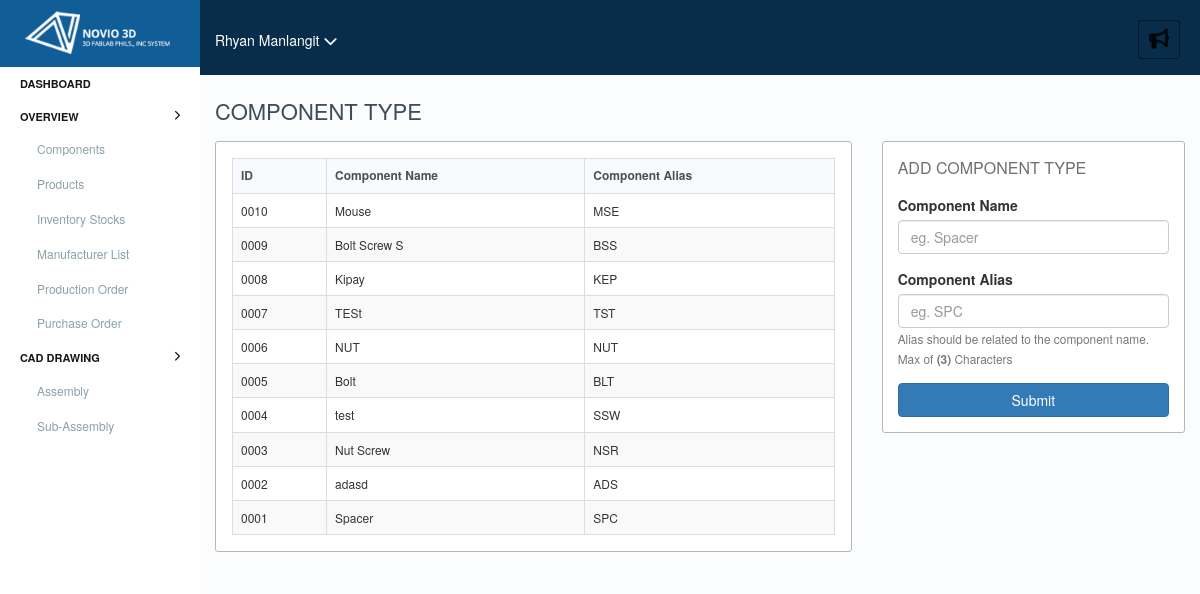
The app's page /index.php/component_controller/component_type with its own data.
### tables this page shows
CREATE TABLE `tbl_component_type` (
  `component_type_id` int(4) unsigned zerofill NOT NULL AUTO_INCREMENT,
  `component_type_name` varchar(12) DEFAULT NULL,
  `component_type_alias` char(3) DEFAULT NULL,
  PRIMARY KEY (`component_type_id`)
);

### application/core/MY_Loader.php (called while the page is built, shortened)
<?php
class MY_Loader extends CI_Loader {
	private $_sections = array();
	function section($area, $view, $data=array()){
		if(!array_key_exists($area, $this->_sections))
			$this->_sections[$area] = array();
		$content = $this->view($view, $data, true);
		$checksum = md5( $view . serialize($data) );
		$this->_sections[$area][$checksum] = $content;
		return $checksum;
	}
	function get_section($section_name)
	{
		$section_string = '';
		if(isset($this->_sections[$section_name]))
			foreach($this->_sections[$section_name] as $section)
				$section_string .= $section;
		return $section_string;
	}
}

### application/controllers/component_controller.php (called while the page is built, shortened)
<?php if ( ! defined('BASEPATH')) exit('No direct script access allowed');
class component_controller extends CI_Controller {
	function __construct()
	{
		$this->load->helper('url');
	}
	private function _init()
	{
		$this->load->js('assets/themes/default/hero_files/bootstrap-modal.js');
		$this->load->js('assets/themes/novio/js/rpm-alert.js');
	}
	public function component_type(){
		$this->load->model('Component_model');
		$data['component_type_list'] = $this->Component_model->get_allComponentType();
		$this->load->section('sidebar', 'sidebar_panel/sidebar_admin');
		$this->load->view('vw_component/component_type', $data);
	}
}

### index.php (called while the page is built, shortened)
<?php
require_once BASEPATH.'core/CodeIgniter.php';

### application/models/Component_model.php (called while the page is built, shortened)
<?php
class Component_model extends CI_Model {
	function get_allComponentType(){
		$this->db->select('*');
		$this->db->from('tbl_component_type');
		$this->db->order_by('component_type_id','desc');
		$query = $this->db->get();
        return $result = $query->result_array();
	}
}

### application/core/MY_Output.php (called while the page is built, shortened)
<?php
class MY_Output extends CI_Output {
	private $_title = "";
	private $_charset = "utf-8";
	private $_language = "en-us";
	private $_canonical = "";
	private $_meta = array("keywords"=>array(), "description"=>null);
	private $_rdf = array("keywords"=>array(), "description"=>null);
	private $_template = null;
	private $_mode = self::OUTPUT_MODE_NORMAL;
	private $_messages = array("error"=>"", "info"=>"", "debug"=>"");
	private $_output_data = array();
	function set_template($template_view){
		$template_view = str_replace(".php", "", $template_view);
		$this->_template = self::TEMPLATE_ROOT . $template_view;
	}
	function set_mode($mode){
		switch($mode){
			case self::OUTPUT_MODE_NORMAL:
			case self::OUTPUT_MODE_TEMPLATE:
				$this->_mode = $mode;
				break;
		}
		return;
	}
	function set_title($title){
		$this->_title = $title;
	}
	function _display($output=''){
		if($output=='')
			$output = $this->get_output();
		switch($this->_mode){
			case self::OUTPUT_MODE_TEMPLATE:
				$output = $this->get_template_output($output);
				break;
		}
	}
	private function get_template_output($output){
		if(function_exists("get_instance") && class_exists("CI_Controller")){
			$ci = get_instance();
			$inline = $ci->load->get_inline_scripting();
			$data = array();
			$css_files = $ci->load->get_css_files();
			$js_files = $ci->load->get_js_files();
			$data["output"] = $output;
			$data["messages"] = $this->_messages;
			$data["modules"] = $ci->load->get_sections();
			$data["title"] = $this->_title;
			$data["meta"] = $this->_meta;
			$data["language"] = $this->_language;
			$data["rdf"] = $this->_rdf;
			$data["charset"] = $this->_charset;
			$data["js"] = $js_files;
			$data["css"] = $css_files;
			$data["inline_scripting"] = $inline['unstripped'];
			$data["canonical"] = $this->_canonical;
			$data["ci"]			= &get_instance();
			$data = array_merge($data, $this->_output_data);
			$output = $ci->load->view($this->_template, $data, true);
		}
		return $output;
	}
	public function set_meta($name, $content){
		$this->_meta[$name] = $content;
		return true;
	}
}

### application/views/vw_component/component_type.php (the view, shortened to what this page needs)
<div class="col-md-12" id="componentType">
	<div class="section-title mt20">Component Type</div>
	<div class="row">
		<div class="col-md-8">
			<div class="content-box">
				<div class="panel">
					<div class="panel-boy">
						<div class="content-wrapper">
							<div class="table-listing">
								<table class="table table-striped table-bordered">
									<tr>
										<th>ID</th>
										<th>Component Name</th>
										<th>Component Alias</th>
									</tr>
									<?php
										foreach ($component_type_list as $key => $value) {
											echo '<tr>';
												echo '<td>'.$value['component_type_id'].'</td>'.
													 '<td>'.$value['component_type_name'].'</td>'.
													 '<td>'.$value['component_type_alias'].'</td>';
											echo '</tr>';
										}
									 ?>
								</table>
							</div>
						</div>
					</div>
				</div>
			</div>
		</div>
		<div class="col-md-4">
			<div class="content-box">
				<div class="content-wrapper">
				<div class="content-title">Add Component Type</div>
					<form class="form" action="<?php echo base_url('/component_controller/add_component_type'); ?>" enctype="multipart/form-data" method="post" accept-charset="utf-8">
						<div class="form-group">
							<label for="componentName">Component Name</label>
							<input type="text" class="form-control" name="cc_name" placeholder="eg. Spacer" required>
						</div>
						<div class="form-group">
							<label for="componentAlias">Component Alias</label>
							<input type="text" class="form-control" name="cc_alias" placeholder="eg. SPC" required pattern="[A-Za-z]{3}">
							<small id="alisHelp" class="form-text text-muted">Alias should be related to the component name. Max of <strong>(3)</strong> Characters</small>
						</div>
						<button class="btn btn-primary btn-block">Submit</button>
					</form>
				</div>
			</div>
		</div>
	</div>
</div>

### application/views/sidebar_panel/sidebar_admin.php
<div class="row">
	<div class="client-logo">
		<div class="img-container">
			<img src="<?php echo base_url('assets/themes/novio/img/db-company-logo.png'); ?>" alt="novio 3d logo" class="img-responsive">
		</div>
	</div>
	<nav id="side-navigation">
		<ul class="first-level">
			<li><a href="<?php echo base_url('/su_admin_controller'); ?>" class="nav-block">Dashboard</a></li>
			<li><a href="#" class="nav-block" readonly>Overview <i class="fa fa-chevron-right" aria-hidden="true"></i></a>
				<ul class="second-level">
					<li><a href="<?php echo base_url('/component_controller/'); ?>">Components  </a></li>
					<li><a href="">Products  </a></li>
					<li><a href="">Inventory Stocks  </a></li>
					<li><a href="<?php echo base_url('/manufacturer_controller'); ?>">Manufacturer List  </a></li>
					<li><a href="">Production Order  </a></li>
					<li><a href="">Purchase Order  </a></li>
				</ul>
			</li>
			<li><a href="#" class="nav-block">CAD Drawing <i class="fa fa-chevron-right" aria-hidden="true"></i></a>
				<ul class="second-level">
					<li><a href="">Assembly  </a></li>
					<li><a href="">Sub-Assembly  </a></li>
				</ul>
			</li>
		</ul>
	</nav>
</div>

### application/views/include/header.php (shortened to what this page needs)
<!DOCTYPE html>
<html lang="en">
	<head>
    <link href="<?php echo base_url(); ?>assets/themes/default/css/bootstrap.css" rel="stylesheet">
    <link href="<?php echo base_url(); ?>assets/themes/default/css/bootstrap-right-offset.css" rel="stylesheet">
    <link href="<?php echo base_url(); ?>assets/themes/novio/css/stylesheet.css" rel="stylesheet">
    <link href="<?php echo base_url(); ?>assets/themes/novio/css/custom.css" rel="stylesheet">
</head>
  <body id="<?php echo $this->router->fetch_class(); ?>">

### application/views/themes/fullwidth-sidebar.php
<?php $this->load->view('include/header.php'); ?>
<div class="container-fluid">
  <div class="row">
   	<div class="col-md-2">
   		<?php echo $this->load->get_section('sidebar'); ?>
   	</div>
   	<div class="col-md-10">
   		<div class="row">
			<?php $this->load->view('default/sub-header'); ?>
   			<?php echo $output;?>
   		</div>
   	</div>
  </div>
</div>
<?php $this->load->view('include/footer.php'); ?>

### application/views/default/sub-header.php
<div class="col-md-12" id="sub-header">
	<div id="user-panel">
		<div class="user-name">Rhyan Manlangit <i class="fa fa-chevron-down" aria-hidden="true"></i></div>
	</div>
	<div class="notification pull-right">
		<div class="sub-right-box notification-sec">
			<i class="fa fa-bullhorn" aria-hidden="true"></i>
		</div>
	</div>
</div>

### application/views/include/footer.php (shortened to what this page needs)
</body></html>

### assets/themes/novio/css/stylesheet.css (style rules this page uses)
html { height: 100%; font-family: serif; font-size: 137.5%; -webkit-font-smoothing: antialiased; }
body { min-height: 100%; background: #fafcfe; }
ul, ol { margin-top: 1.5rem; margin-bottom: 1.5rem; }
ul li, ol li { line-height: 1.5rem; }
ul ul, ol ul, ul ol, ol ol { margin-top: 0; margin-bottom: 0; }
table { margin-top: 1.5rem; border-spacing: 0px; border-collapse: collapse; }
table td, table th { padding: 0; line-height: 33px; }
.img-container .img-responsive { display: inline-block; }
.content-box { border: 1px solid #b5b7b8; margin-bottom: 15px; background: #fff; border-radius: 3px; }
.content-wrapper { overflow: hidden; margin: 0 15px 15px; padding: 15px 0 0; }
.content-title { margin: 0 0 15px; padding: 0; text-transform: uppercase; font-size: 16px; opacity: .7; }
.section-title { font-size: 22px; text-transform: uppercase; padding: 0; font-weight: 100; margin: 0; color: #414C59; margin-bottom: 15px; }
.content-box .panel { -webkit-box-shadow: 0 0px 0px rgba(0,0,0,.05); box-shadow: 0 0px 0px rgba(0,0,0,.05); margin: 0; }
.table-listing table { margin: 0; }
.table-listing table.table { font-size: 12px; font-weight: 400; }
.table-listing table.table tr th { color: #4b5056; background-color: #f9fafe; }
.table-listing table.table tr th, .table-listing table.table tr td { vertical-align: middle; }
.mt20 { margin-top: 20px; }

### assets/themes/novio/css/custom.css (style rules this page uses)
#side-navigation { background: #fff; height: 100vh; }
#side-navigation ul.first-level { margin: 0; list-style-type: none; padding-left: 20px; }
#side-navigation ul.first-level li { padding: 0px; line-height: 1.4rem; }
#side-navigation ul.first-level li a { color: #8da0aa; font-size: 12px; }
#side-navigation ul.first-level li a i { float: right; padding-right: 20px; margin-top: 10px; font-size: 10px; }
#side-navigation ul.first-level li a.nav-block { text-transform: uppercase; font-weight: 700; color: #171717; font-size: 11px; }
ul.second-level { list-style-type: none; margin: 0; padding-left: 15px; font-size: 95%; }
#side-navigation ul.first-level li ul.second-level li { padding: 2px; }
.client-logo { background: #105d97; padding: 5px 20px; }
#sub-header { height: 75px; max-height: 75px; background: #072d4a; }
#user-panel { margin-top: 30px; }
#user-panel .user-name { color: #ffffff; }
.notification { position: absolute; top: 20px; right: 20px; }
.sub-right-box { border: 1px solid #031828; padding: 8px 10px; border-radius: 3px; position: relative; }
.sub-right-box i { color: #01060a; font-size: 20px; }

### records on screen
tbl_component_type: component_type_id "0010", component_type_name "Mouse", component_type_alias "MSE"
tbl_component_type: component_type_id "0009", component_type_name "Bolt Screw S", component_type_alias "BSS"
tbl_component_type: component_type_id "0008", component_type_name "Kipay", component_type_alias "KEP"
tbl_component_type: component_type_id "0007", component_type_name "TESt", component_type_alias "TST"
tbl_component_type: component_type_id "0006", component_type_name "NUT", component_type_alias "NUT"
tbl_component_type: component_type_id "0005", component_type_name "Bolt", component_type_alias "BLT"
tbl_component_type: component_type_id "0004", component_type_name "test", component_type_alias "SSW"
tbl_component_type: component_type_id "0003", component_type_name "Nut Screw", component_type_alias "NSR"
tbl_component_type: component_type_id "0002", component_type_name "adasd", component_type_alias "ADS"
tbl_component_type: component_type_id "0001", component_type_name "Spacer", component_type_alias "SPC"
